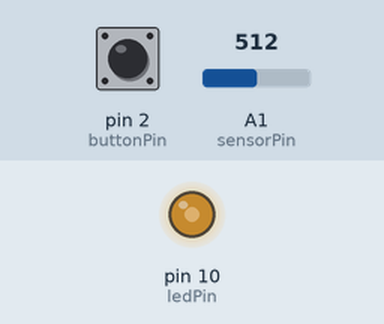
Simulated run of this sketch. Board: Arduino Uno, built with avr-gcc and run on an emulated ATmega328P. Parts: output pins drawn as LEDs (lit = HIGH). The inputs (shaded band) are chosen by the test bench; at power-on: pin 2 (buttonPin) HIGH, A1 (sensorPin) = 512. What the sketch prints to the serial monitor is not drawn.

Above: at 1.2 s.
1.3 s: pin 2 (buttonPin) pulled LOW for 0.15 s
At 1.37 s:
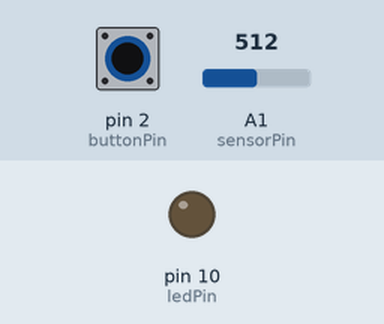
2.9 s: A1 (sensorPin) set to 482
At 3.4 s:
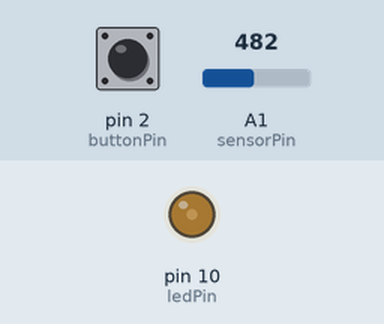
4.4 s: A1 (sensorPin) set to 810
At 5.6 s:
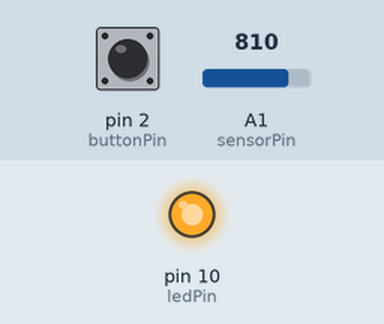
5.9 s: pin 2 (buttonPin) pulled LOW for 1 s
At 6.7 s:
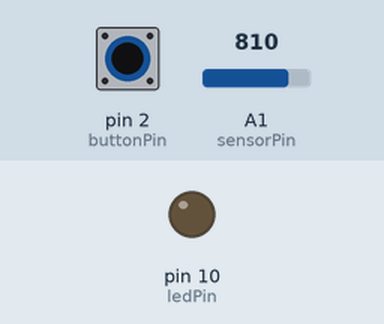
8.4 s: pin 2 (buttonPin) pulled LOW for 3.2 s
At 12.4 s:
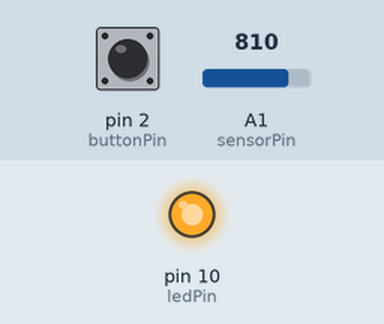
13.1 s: A1 (sensorPin) set to 787
At 13.6 s:
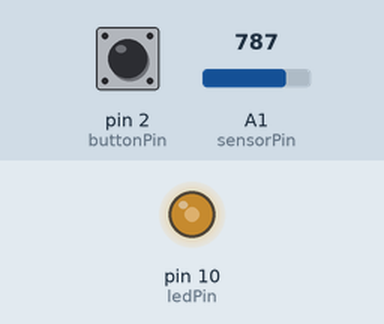
Timing chart, 0 to 15.6 s (numbered marks = the images above; inputs shaded):
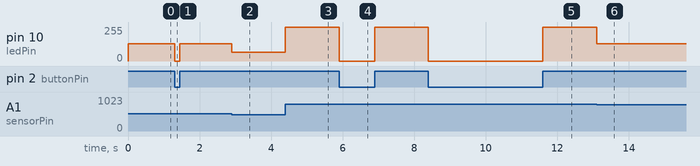

The sketch:

SysA.ino
```cpp
int sensorPin = A1; // Pino do sensor de luz
int readValue;      // Valor lido do sensor
int ledPin = 10;     // Pino do LED
int buttonPin = 2;  // Pino do Botão de Interrupt

void setup() {
  // Definição dos modos dos pinos
  pinMode(INPUT, sensorPin);
  pinMode(OUTPUT, ledPin);
  pinMode(buttonPin, INPUT_PULLUP);
  attachInterrupt(0, myISR, HIGH); // Interrupt
  Serial.begin(9600);
}

void loop() {
  //Ler o valor de luz que o sensor deteta
  readValue = analogRead(sensorPin);
  //Caso o valor de luz seja inferior a 200
  if (readValue < 200){

    //Desligar o LED
    analogWrite(ledPin, 0);

  }
  //Caso o valor de luz seja entre 200 e 500
  else if(readValue >= 200 && readValue < 500){

    //Ligar o LED com 1/4 da sua potência
    analogWrite(ledPin, 64);

  }
  //Caso o valor de luz seja entre 500 e 800
  else if(readValue >= 500 && readValue < 800){

    //Ligar o LED com 1/2 da sua potência
    analogWrite(ledPin, 128);

  }
  //Caso o valor de luz seja superior a 800
  else{

    //Ligar o LED com potência total
    analogWrite(ledPin, 255);

  }
}

// Função de Interrupt
void myISR(){
  //Desliga o Led enquanto o botão é pressionado
  Serial.println("Interrupt!");
  analogWrite(ledPin, 0);

  while(digitalRead(buttonPin) == LOW){
  }
}
```

Measured:
- the behaviour switches between 500 and 499 on A1 (sensorPin) (found by bisection; images 1 and 2)
- the behaviour switches between 800 and 799 on A1 (sensorPin) (found by bisection; images 5 and 6)
- after the input at 1.3 s, pin 10 (ledPin): 128/255 → 0/255 at once, → 128/255 0.15 s later
- after the input at 2.9 s, pin 10 (ledPin): 128/255 → 64/255 at once
- after the input at 4.4 s, pin 10 (ledPin): 64/255 → 255/255 at once
- after the input at 5.9 s, pin 10 (ledPin): 255/255 → 0/255 at once, → 255/255 1.0 s later
- after the input at 8.4 s, pin 10 (ledPin): 255/255 → 0/255 at once, → 255/255 3.2 s later
- after the input at 13.1 s, pin 10 (ledPin): 255/255 → 128/255 at once
